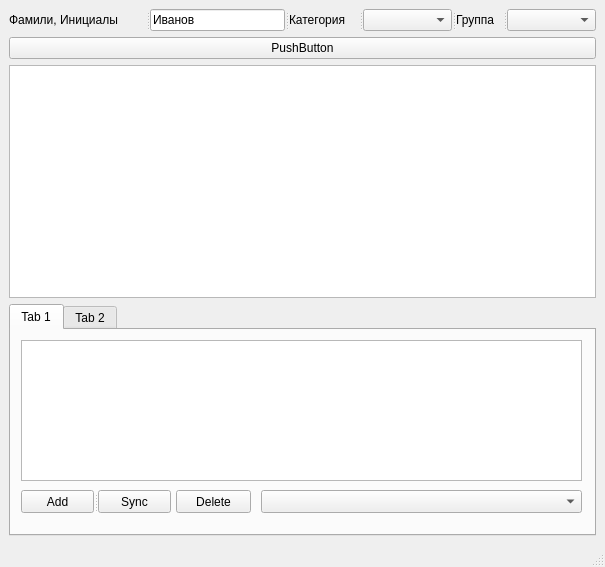
<?xml version="1.0" encoding="UTF-8"?>
<ui version="4.0">
 <class>MainWindow</class>
 <widget class="QMainWindow" name="MainWindow">
  <property name="geometry">
   <rect>
    <x>0</x>
    <y>0</y>
    <width>605</width>
    <height>567</height>
   </rect>
  </property>
  <property name="windowTitle">
   <string>MainWindow</string>
  </property>
  <widget class="QWidget" name="centralwidget">
   <layout class="QVBoxLayout" name="verticalLayout">
    <item>
     <widget class="QSplitter" name="splitter_4">
      <property name="orientation">
       <enum>Qt::Horizontal</enum>
      </property>
      <widget class="QSplitter" name="splitter">
       <property name="orientation">
        <enum>Qt::Horizontal</enum>
       </property>
       <widget class="QLabel" name="label">
        <property name="text">
         <string>Фамили, Инициалы</string>
        </property>
       </widget>
       <widget class="QLineEdit" name="le_name">
        <property name="text">
         <string>Иванов</string>
        </property>
       </widget>
      </widget>
      <widget class="QSplitter" name="splitter_2">
       <property name="orientation">
        <enum>Qt::Horizontal</enum>
       </property>
       <widget class="QLabel" name="label_2">
        <property name="text">
         <string>Категория</string>
        </property>
       </widget>
       <widget class="QComboBox" name="cb_kat"/>
      </widget>
      <widget class="QSplitter" name="splitter_3">
       <property name="orientation">
        <enum>Qt::Horizontal</enum>
       </property>
       <widget class="QLabel" name="label_3">
        <property name="text">
         <string>Группа</string>
        </property>
       </widget>
       <widget class="QComboBox" name="cb_group"/>
      </widget>
     </widget>
    </item>
    <item>
     <widget class="QPushButton" name="pushButton">
      <property name="text">
       <string>PushButton</string>
      </property>
     </widget>
    </item>
    <item>
     <widget class="QTableWidget" name="tableWidget"/>
    </item>
    <item>
     <widget class="QTabWidget" name="tabWidget">
      <property name="currentIndex">
       <number>0</number>
      </property>
      <widget class="QWidget" name="tab">
       <attribute name="title">
        <string>Tab 1</string>
       </attribute>
       <widget class="QTableWidget" name="tableWidget_2">
        <property name="geometry">
         <rect>
          <x>10</x>
          <y>10</y>
          <width>561</width>
          <height>141</height>
         </rect>
        </property>
       </widget>
       <widget class="QComboBox" name="comboBox">
        <property name="geometry">
         <rect>
          <x>250</x>
          <y>160</y>
          <width>321</width>
          <height>23</height>
         </rect>
        </property>
       </widget>
       <widget class="QSplitter" name="splitter_5">
        <property name="geometry">
         <rect>
          <x>10</x>
          <y>160</y>
          <width>150</width>
          <height>23</height>
         </rect>
        </property>
        <property name="orientation">
         <enum>Qt::Horizontal</enum>
        </property>
        <widget class="QPushButton" name="pushButton_2">
         <property name="text">
          <string>Add</string>
         </property>
        </widget>
        <widget class="QPushButton" name="pushButton_4">
         <property name="text">
          <string>Sync</string>
         </property>
        </widget>
       </widget>
       <widget class="QPushButton" name="pb_delete">
        <property name="geometry">
         <rect>
          <x>165</x>
          <y>160</y>
          <width>75</width>
          <height>23</height>
         </rect>
        </property>
        <property name="text">
         <string>Delete</string>
        </property>
       </widget>
      </widget>
      <widget class="QWidget" name="tab_2">
       <attribute name="title">
        <string>Tab 2</string>
       </attribute>
       <widget class="QPushButton" name="pushButton_3">
        <property name="geometry">
         <rect>
          <x>10</x>
          <y>140</y>
          <width>75</width>
          <height>23</height>
         </rect>
        </property>
        <property name="text">
         <string>Add</string>
        </property>
       </widget>
       <widget class="QTableWidget" name="tableWidget_3">
        <property name="geometry">
         <rect>
          <x>10</x>
          <y>10</y>
          <width>561</width>
          <height>121</height>
         </rect>
        </property>
       </widget>
      </widget>
     </widget>
    </item>
   </layout>
  </widget>
  <widget class="QMenuBar" name="menubar">
   <property name="geometry">
    <rect>
     <x>0</x>
     <y>0</y>
     <width>605</width>
     <height>21</height>
    </rect>
   </property>
  </widget>
  <widget class="QStatusBar" name="statusbar"/>
 </widget>
 <resources/>
 <connections/>
</ui>
